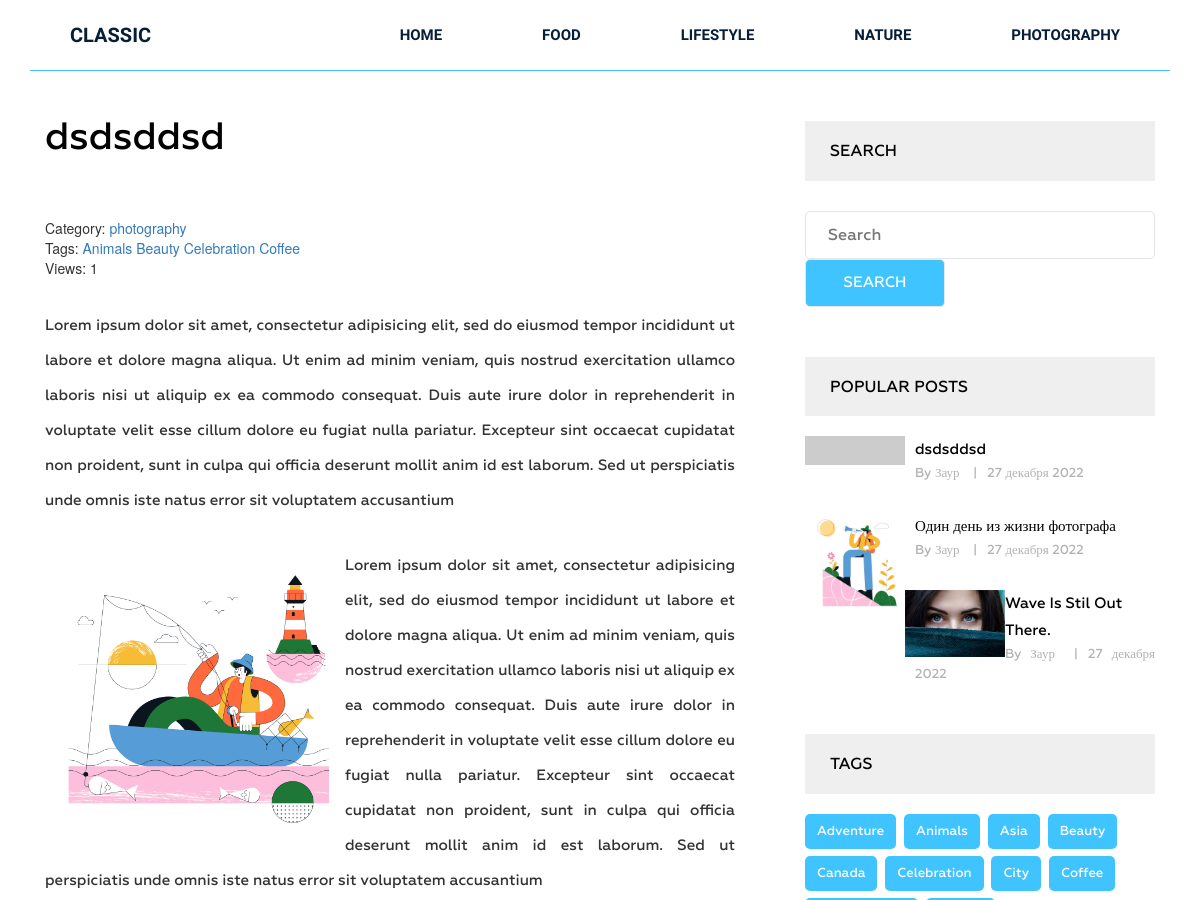
The page /post/dsdsdsads/ (upper part) on the database as committed earlier.
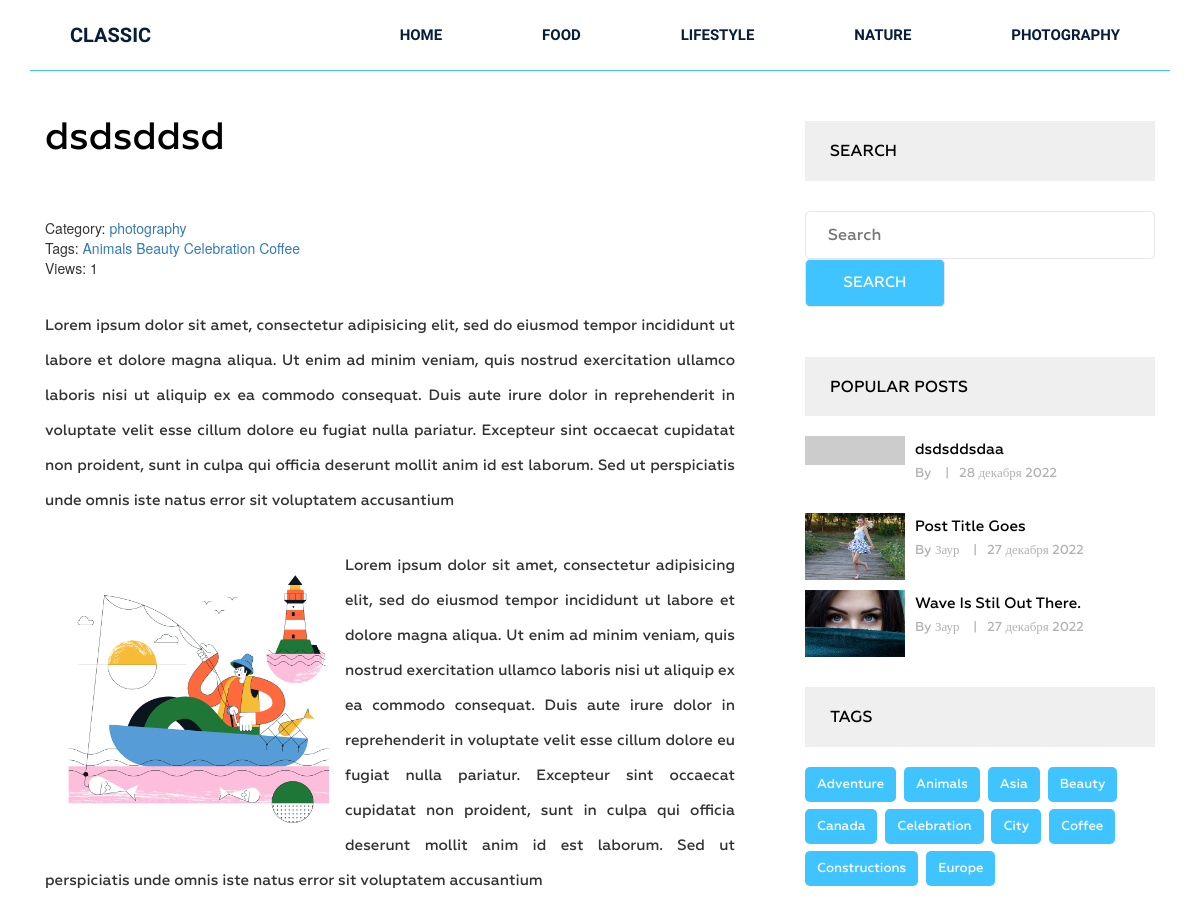
The same page on the database as committed later.
### blog/models.py (models this page shows, shortened)
class Category(models.Model):
    title = models.CharField(max_length=255, verbose_name="Заголовок")
    slug = models.SlugField(max_length=255, unique=True, verbose_name="URL")
    def __str__(self):
        return self.title
    def get_absolute_url(self):
        return reverse("category", kwargs={"slug": self.slug})
    class Meta:
        verbose_name = 'Категория'
        verbose_name_plural = 'Категории'
        ordering = ['title']

class Tag(models.Model):
    title = models.CharField(max_length=50, verbose_name="Заголовок")
    slug = models.SlugField(max_length=50, verbose_name='URL', unique=True)
    def get_absolute_url(self):
        return reverse("tag", kwargs={"slug": self.slug})
    class Meta:
        ordering = ['title']
        verbose_name = 'Тег'
        verbose_name_plural = 'Теги'

class Post(models.Model):
    title = models.CharField(max_length=255, verbose_name="Заголовок")
    slug = models.SlugField(max_length=255, verbose_name='Url', unique=True)
    author = models.CharField(max_length=100, verbose_name="Автор")
    content = models.TextField(blank=True, verbose_name="Контент")
    created_at = models.DateTimeField(
        auto_now_add=True, verbose_name="Дата создания")
    photo = models.ImageField(
        upload_to='photo/%Y/%m/%d/', blank=True, verbose_name="Фото")
    views = models.IntegerField(default=0, verbose_name="Просмотры")
    category = models.ForeignKey(
        Category, on_delete=models.PROTECT, related_name='posts', verbose_name="Категория")
    tags = models.ManyToManyField(
        Tag, blank=True, related_name='posts', verbose_name="Теги")
    class Meta:
        ordering = ['-created_at']
        verbose_name = 'Пост'
        verbose_name_plural = 'Посты'

### blog/views.py (the view)
# urls.py: path('post/<str:slug>/', GetPost.as_view(), name='post'),
class GetPost(DetailView):
    model = Post
    template_name = 'blog/single.html'
    context_object_name = 'post'
    def get_context_data(self, *, object_list=None, **kwargs):
        context = super().get_context_data(**kwargs)
        self.object.views = F('views') + 1
        self.object.save()
        self.object.refresh_from_db()
        return context

### blog/templatetags/menu.py (called while the page is built)
@register.inclusion_tag('blog/menu_tpl.html')
def show_menu(menu_class='menu'):
    categories = Category.objects.all()
    return {'categories': categories, 'menu_class': menu_class}

### blog/templatetags/sidebar.py (called while the page is built)
@register.inclusion_tag('blog/popular_posts_tpl.html')
def get_popular(cnt=3):
    posts = Post.objects.order_by('-views')[:cnt]
    return {'posts': posts}

@register.inclusion_tag('blog/tags_tpl.html')
def get_tags():
    tags = Tag.objects.all()
    return {'tags': tags}

### blog/templates/blog/single.html (shortened to what this page needs)
{% extends 'base.html' %} {%load static%} {%load sidebar%}
{%block content%}
<section class="single-blog-area">
	<div class="container">
		<div class="row">
			<div class="col-md-12">
				<div class="border-top">
					<div class="col-md-8">
						<div class="blog-area">
							<div class="blog-area-part">
								<h2>{{post.title}}</h2>
								<div class="single-content">
									<div>
										<span
											>Category:
											<a href="{{post.category.get_absolute_url}}"
												>{{post.category}}</a
											></span
										><br />
										{% if post.tags.exists %}
										<span>
											Tags: {% for tag in post.tags.all %}
											<a href="{{tag.get_absolute_url}}"> {{tag.title}}</a>
											{% endfor %}
										</span>
										<br />
										<span>Views: {{post.views}}</span>
										{%endif%}
									</div>
									{{post.content|safe}}
								</div>
							</div>
						</div>
					</div>
					<div class="col-md-4">
						<div class="newsletter">
							<h2 class="sidebar-title">search</h2>
							<form
								action="{%url 'search'%}"
								method="get"
							>
								<input
									type="text"
									name="s"
									placeholder="Search"
								/>
								<input
									type="submit"
									value="Search"
								/>
							</form>
						</div>
						{%get_popular%} {%get_tags%}
					</div>
				</div>
			</div>
		</div>
	</div>
</section>
{%endblock%}

### blog/templates/blog/menu_tpl.html
<div class="{{menu_class}}">
	<ul>
		<li><a href="{%url 'home' %}">Home</a></li>
		{% for item in categories %}
		<li><a href="{{ item.get_absolute_url }}">{{item.title}}</a></li>
		{% endfor %}
	</ul>
</div>

### blog/templates/blog/popular_posts_tpl.html
<h2 class="sidebar-title">Popular posts</h2>
<div class="grid">
	{% for post in posts %}
	<div class="portfolio-item popular">
		{% if post.photo %}
		<img
			src="{{post.photo.url}}"
			alt="{{post.title}}"
		/>
		{% else %}
		<img
			src="https://picsum.photos/id/1060/300/201/?blur=2"
			alt="{{post.title}}"
		/>
		{% endif %}
		<div class="portfolio-text">
			<h5>
				<a href="{{get_absolute_url}}">{{post.title}}</a>
			</h5>
			<p>By {{post.author}} <span>|</span>{{post.created_at|date:'j E Y' }}</p>
		</div>
	</div>
	{% endfor %}
</div>

### blog/templates/blog/tags_tpl.html
<div class="tags">
	<h2 class="sidebar-title">Tags</h2>
	{% for tag in tags %}
	<p><a href="{{tag.get_absolute_url}}">{{tag.title}}</a></p>
	{% endfor %}
</div>

Rows that differ between the two databases and show on the page:
no longer on one of the page's lists (row edited): Post: title "dsdsddsd", author "Заур", created_at "27 декабря 2022"
no longer on this page (row edited): Post: photo (picture), title "Один день из жизни фотографа", author "Заур", created_at "27 декабря 2022"
added Post: title "dsdsddsdaa", created_at "28 декабря 2022"
now on this page (row edited): Post: photo (picture), title "Post Title Goes", author "Заур", created_at "27 декабря 2022"
now on this page (row unchanged): Tag: title "Constructions", shown under "TAGS"
now on this page (row unchanged): Tag: title "Europe", shown under "TAGS"
